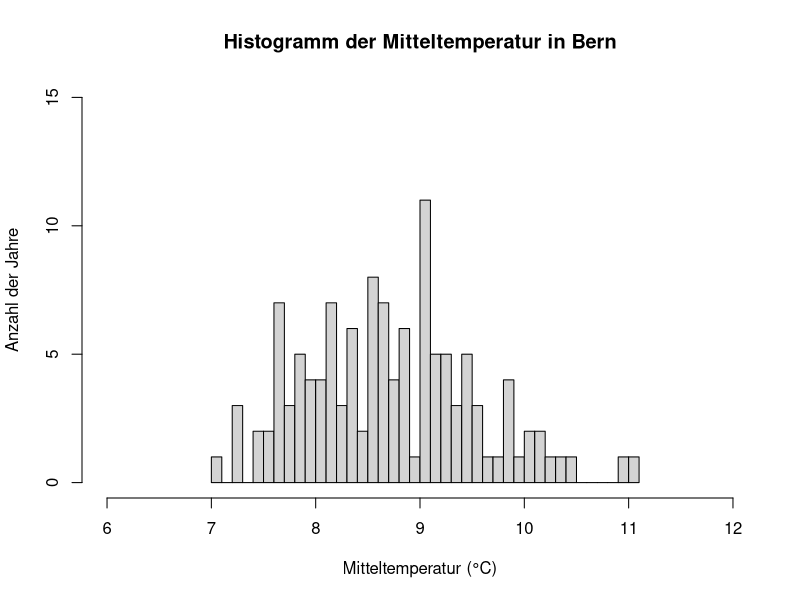
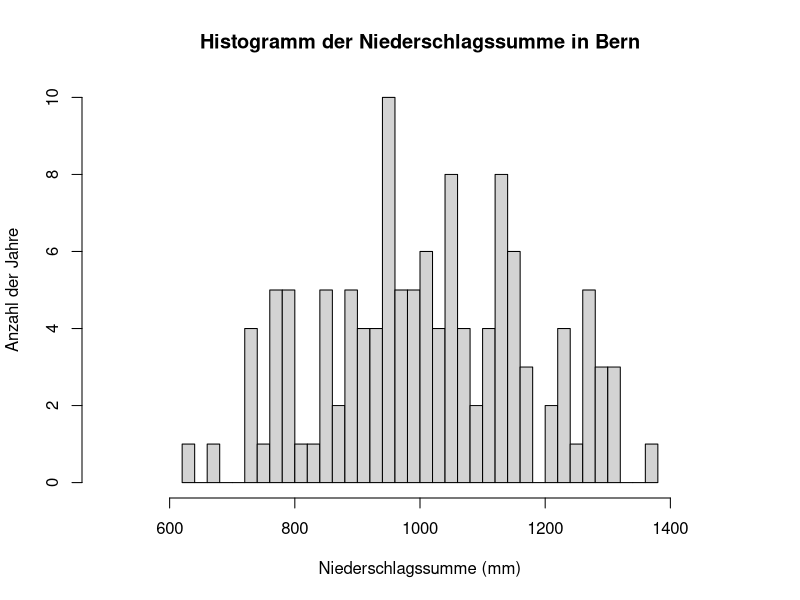
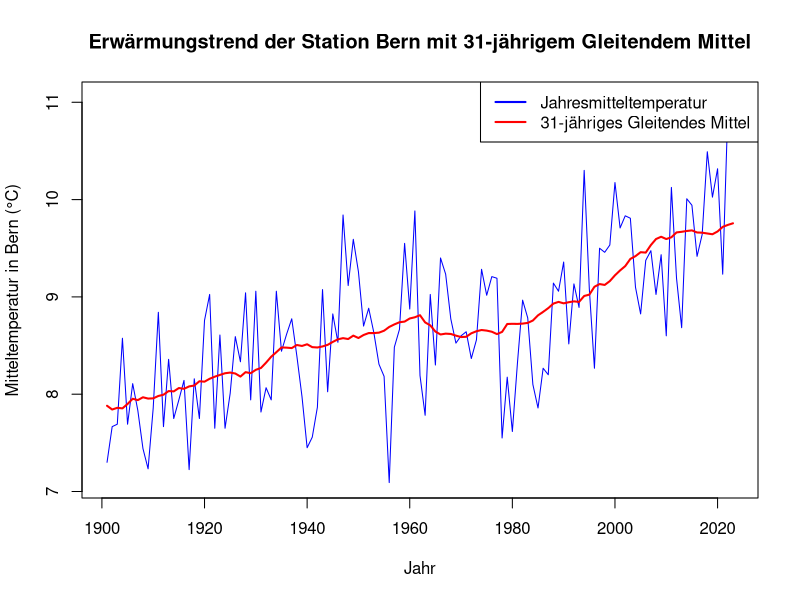
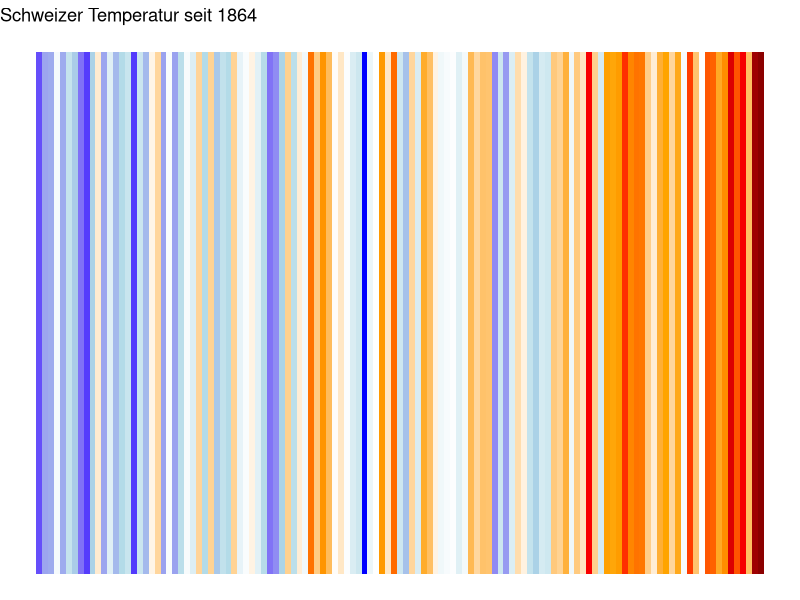
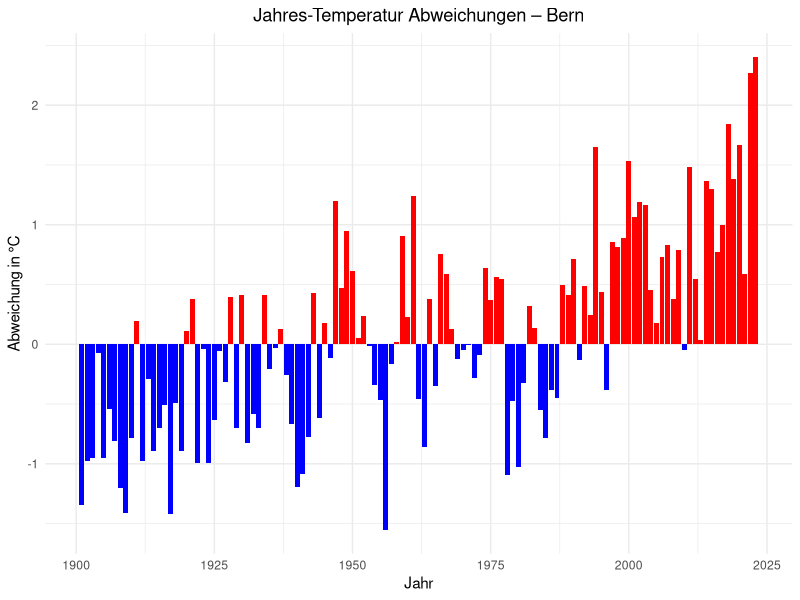

Reproduce these figures in R, in order.
## ---- chunk 1
#| label: read_data
#|
meteodaten <- read.csv('../Data/meteodaten_saison.csv',
    sep = ',',
    header = TRUE)
## ---- chunk 2
#| label: histogram
# Jahresdaten erstellen
# Berechne Jahresmittelwerte und -summen
jahresmitteltemp_bern <- aggregate(meteodaten$Bern_Mitteltemperatur ~ meteodaten$Jahr,
                                   FUN = mean,
                                   na.rm = TRUE)
jahresmitteltemp_grstbernhard <- aggregate(meteodaten$GrStBernhard_Mitteltemperatur ~ meteodaten$Jahr,
                                           FUN = mean,
                                           na.rm = TRUE)
jahresniederschlag_bern <- aggregate(meteodaten$Bern_Niederschlagssumme ~ meteodaten$Jahr,
                                     FUN = sum,
                                     na.rm = TRUE)
jahresniederschlag_grstbernhard <- aggregate(meteodaten$GrStBernhard_Niederschlagssumme ~ meteodaten$Jahr,
                                             FUN = sum,
                                             na.rm = TRUE)

# Kombiniere die Ergebnisse in eine neue Tabelle
jahresdaten <- data.frame(
  Jahr = jahresmitteltemp_bern$`meteodaten$Jahr`,
  Bern_Mitteltemperatur = jahresmitteltemp_bern$`meteodaten$Bern_Mitteltemperatur`,
  GrStBernhard_Mitteltemperatur = jahresmitteltemp_grstbernhard$`meteodaten$GrStBernhard_Mitteltemperatur`,
  Bern_Niederschlagssumme = jahresniederschlag_bern$`meteodaten$Bern_Niederschlagssumme`,
  GrStBernhard_Niederschlagssumme = jahresniederschlag_grstbernhard$`meteodaten$GrStBernhard_Niederschlagssumme`
)


hist(jahresdaten$Bern_Mitteltemperatur,
     main = 'Histogramm der Mitteltemperatur in Bern',
     xlab = 'Mitteltemperatur (°C)',
     ylab = 'Anzahl der Jahre',
     xlim = c(6, 12),
     ylim = c(0, 15),
     breaks = 30)

hist(jahresdaten$Bern_Niederschlagssumme,
     main = 'Histogramm der Niederschlagssumme in Bern',
     xlab = 'Niederschlagssumme (mm)',
     ylab = 'Anzahl der Jahre',
     xlim = c(500, 1500),
     ylim = c(0, 10),
     breaks = 30)
## ---- chunk 3
#| label: descriptive_stats
mean_temp_bern <- mean(jahresdaten$Bern_Mitteltemperatur)
print(mean_temp_bern)
median_temp_bern <- median(jahresdaten$Bern_Mitteltemperatur)
print(median_temp_bern)
range_temp_bern <- diff(range(jahresdaten$Bern_Mitteltemperatur))
print(range_temp_bern)
sd_temp_bern <- sd(jahresdaten$Bern_Mitteltemperatur)
print(sd_temp_bern)

summary(jahresdaten$Bern_Mitteltemperatur)
## ---- chunk 4
#| label: cont_table
# 1. Erstelle Klassen für Niederschlagssummen in Bern in 100-mm-Schritten
# Die Spalte 'Saison' enthält die Jahreszeiten (z.B. 'Fruehling(MAM)', 'Sommer(JJA)')
# Die Spalte 'Bern_Niederschlagssumme' enthält die Niederschlagssummen

# Klassen für Niederschlagssummen in 100-mm-Schritten erstellen
meteodaten$Niederschlag_klassen <- cut(
  meteodaten$Bern_Niederschlagssumme,
  breaks = seq(0, max(meteodaten$Bern_Niederschlagssumme, na.rm = TRUE), by = 100),
  include.lowest = TRUE,
  right = FALSE
)

# 2. Erstelle eine Kontingenztabelle
kontingenz_tabelle <- table(
  meteodaten$Saison,
  meteodaten$Niederschlag_klassen
)

# 3. Zeige die Kontingenztabelle an
print(kontingenz_tabelle)
## ---- chunk 5
# Bibliothek caTools laden
library(caTools)

# Berechnung des 31-jährigen gleitenden Mittels (Running Mean)
# Die Spalte für die Mitteltemperatur in Bern heisst 'Bern_Mitteltemperatur'
gleitendes_mittel <- runmean(jahresdaten$Bern_Mitteltemperatur, 31, align = "center", endrule = "mean")

# Liniendiagramm erstellen
plot(jahresdaten$Jahr, jahresdaten$Bern_Mitteltemperatur, type = "l", col = "blue",
     xlab = "Jahr", ylab = "Mitteltemperatur in Bern (°C)",
     main = "Erwärmungstrend der Station Bern mit 31-jährigem Gleitendem Mittel")

# Hinzufügen der Gleitenden Mittel-Linie (31-jähriges Running Mean)
lines(jahresdaten$Jahr, gleitendes_mittel, col = "red", lwd = 2)

# Legende hinzufügen
legend("topright", legend = c("Jahresmitteltemperatur", "31-jähriges Gleitendes Mittel"),
       col = c("blue", "red"), lty = 1, lwd = 2)
## ---- chunk 6
#| label: warming_stripes
#| fig-cap: Warming Stripes im vergleich zur Referenzperiode 1961-1990
# Bibliothek
library(ggplot2)

# Berechnung der Abweichung der Mitteltemperatur von der Referenzperiode 1961-1990
jahresdaten$Abweichung <- jahresdaten$Bern_Mitteltemperatur - mean(jahresdaten$Bern_Mitteltemperatur[jahresdaten$Jahr >= 1961 & jahresdaten$Jahr <= 1990])


# Erstelle die "Warming Stripes"
ggplot(jahresdaten, aes(x = Jahr, y = 1, fill = Abweichung)) +
  geom_tile() +
  scale_fill_gradientn(colours = c("blue", "lightblue", "white", "orange", "red", "darkred")) +
  theme_void() +  # Entfernt Achsen, Titel etc.
  theme(legend.position = "none") +
  labs(title = "Schweizer Temperatur seit 1864")
## ---- chunk 7
#| label: barplot
#| fig-cap: Barplot der Temperaturanomalien zur Vergleichsperiode 1961–1990. [Nach R-Bloggers](https://www.r-bloggers.com/2018/12/how-to-create-warming-stripes-in-r/)
# Bibliotheken
library(ggplot2)

# Erstelle einen Barplot, der die Abweichungen darstellt
ggplot(jahresdaten, aes(x = Jahr, y = Abweichung, fill = Abweichung > 0)) +
  geom_bar(stat = "identity", show.legend = FALSE) +
  scale_fill_manual(values = c("blue", "red")) +  # Farben: Blau für kälter, Rot für wärmer
  theme_minimal() +
  labs(title = "Jahres-Temperatur Abweichungen – Bern",
       x = "Jahr",
       y = "Abweichung in °C") +
  theme(plot.title = element_text(hjust = 0.5))  # Zentriere den Titel
